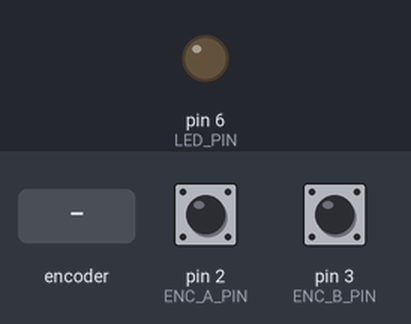
A sketch run on a simulated Arduino Uno, built with avr-gcc and run on an emulated ATmega328P. Parts: output pins drawn as LEDs (lit = HIGH). The inputs (shaded band) are chosen by the test bench; at power-on: pin 2 (ENC_A_PIN) HIGH, pin 3 (ENC_B_PIN) HIGH.

Above: at 1.2 s.
1.3 s: rotary encoder on pin 2 (ENC_A_PIN) / pin 3 (ENC_B_PIN) turned 1 step (first pin leading)
At 1.6 s:
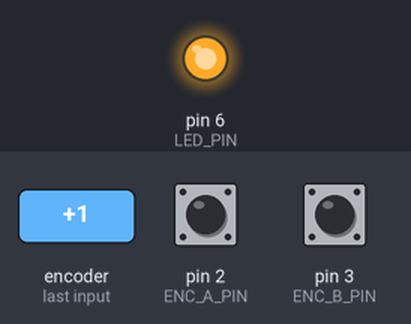
Timing chart, 0 to 4.3 s (numbered marks = the images above; inputs shaded):
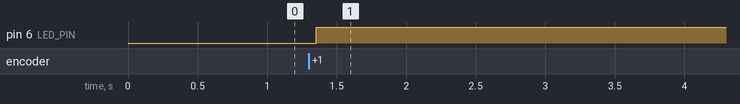

The sketch:

rotatory_debounce_polling.ino
```cpp
#define LED_PIN 6       // Arduino digital pin D6
#define ENC_A_PIN 2     // Rotary encoder A → Arduino D2 (INT0)
#define ENC_B_PIN 3     // Rotary encoder B → Arduino D3 (INT1)

volatile int8_t encoder_dir = 0;     // +1 for CW, -1 for CCW
volatile uint16_t cw_count = 0;      // CW step counter
volatile uint16_t ccw_count = 0;     // CCW step counter

// Debounce delay in microseconds
#define DEBOUNCE_DELAY_US 2000

// Store last stable states
volatile uint8_t last_A = 0;
volatile uint8_t last_B = 0;

void handleA() {
  delayMicroseconds(DEBOUNCE_DELAY_US); // debounce
  uint8_t A = digitalRead(ENC_A_PIN);
  uint8_t B = digitalRead(ENC_B_PIN);

  if (A != last_A) {   // A changed
    if (A == B) {
      encoder_dir = -1; // CCW
      ccw_count++;
    } else {
      encoder_dir = +1; // CW
      cw_count++;
    }
    last_A = A;
  }
}

void handleB() {
  delayMicroseconds(DEBOUNCE_DELAY_US); // debounce
  uint8_t A = digitalRead(ENC_A_PIN);
  uint8_t B = digitalRead(ENC_B_PIN);

  if (B != last_B) {   // B changed
    if (A == B) {
      encoder_dir = +1; // CW
      cw_count++;
    } else {
      encoder_dir = -1; // CCW
      ccw_count++;
    }
    last_B = B;
  }
}

void setup() {
  pinMode(LED_PIN, OUTPUT);
  digitalWrite(LED_PIN, LOW); // LED OFF initially

  pinMode(ENC_A_PIN, INPUT_PULLUP);
  pinMode(ENC_B_PIN, INPUT_PULLUP);

  last_A = digitalRead(ENC_A_PIN);
  last_B = digitalRead(ENC_B_PIN);

  // Attach interrupts on encoder pins
  attachInterrupt(digitalPinToInterrupt(ENC_A_PIN), handleA, CHANGE);
  attachInterrupt(digitalPinToInterrupt(ENC_B_PIN), handleB, CHANGE);
}

void loop() {
  // Check conditions
  if (cw_count >= 3) {
    digitalWrite(LED_PIN, HIGH);  // LED ON
    cw_count = 0;
  }
  if (ccw_count >= 6) {
    digitalWrite(LED_PIN, LOW);   // LED OFF
    ccw_count = 0;
  }
}
```

Measured:
- after the input at 1.3 s, pin 6 (LED_PIN): LOW → HIGH after 0.05 s
